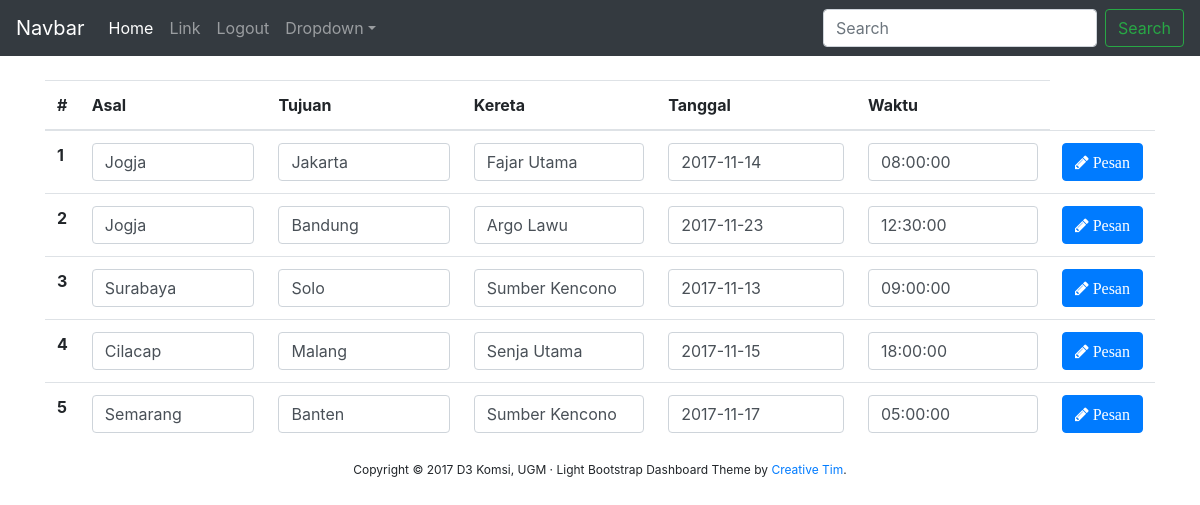
Screenshot of /index.php/spk/jadwal with the database file from the repository.
### tables this page shows
CREATE TABLE `jadwal` (
  `id_jdw` int(3) NOT NULL,
  `asal` varchar(50) NOT NULL,
  `tujuan` varchar(50) NOT NULL,
  `kereta` varchar(50) NOT NULL,
  `tanggal` date NOT NULL,
  `waktu` time NOT NULL
);

### application/controllers/spk.php (called while the page is built, shortened)
<?php
class spk extends CI_Controller {
	function __construct (){
		$this->load->model('m_spk');
		$this->load->model('m_user');
		$this->load->helper('url_helper');
		$this->load->library('ciqrcode');
	}
	public function jadwal(){
		$data['jadwal'] = $this->m_spk->getJadwal();
		$this->load->view('components/header');
		$this->load->view('spk/jadwal',$data);
		$this->load->view('components/footer');
	}
}
?>

### index.php (called while the page is built, shortened)
<?php
require_once BASEPATH.'core/CodeIgniter.php';

### application/models/m_spk.php (called while the page is built, shortened)
<?php
class m_spk extends CI_Model {
	protected $table2 = 'jadwal';
   function getJadwal(){
   		return $this->db->get($this->table2);
   }
}
?>

### application/views/spk/jadwal.php (the view)
<table class="table table-hover">
  <thead>
    <tr>
      <th scope="col">#</th>
      <th scope="col">Asal</th>
      <th scope="col">Tujuan</th>
      <th scope="col">Kereta</th>
      <th scope="col">Tanggal</th>
      <th scope="col">Waktu</th>
    </tr>
  </thead>
  <tbody>
    <?php foreach ($jadwal->result() as $baris) { ?>
    <form action="<?php echo base_url('index.php/spk/pesan') ?>" method="post" style="border:none;">
    <tr>
      <th scope="row"> <?php echo $baris->id_jdw; ?></th>
      <td>
        <input type="text" class="form-control" name="asal" value="<?php echo $baris->asal; ?>"  enabled>
      </td>
      <td>
        <input type="text" class="form-control" name="tujuan" value="<?php echo $baris->tujuan; ?>"  enabled>
      </td>
      <td>
        <input type="text" class="form-control" name="kereta" value="<?php echo $baris->kereta; ?>"  enabled>
      </td>
      <td>
        <input type="text" class="form-control" name="tanggal" value="<?php echo $baris->tanggal; ?>"  enabled>
      </td>
      <td>
        <input type="text" class="form-control" name="waktu" value="<?php echo $baris->waktu; ?>"  enabled>
      </td>
      <td>
        <button type="submit" class="btn btn-primary">
         <i class="fa fa-pencil" aria-hidden="true">  Pesan</i>
       </button>
     </td>
    </tr>
     </form>
    <?php } ?>
  </tbody>
</table>

### application/views/components/header.php (shortened to what this page needs)
<!doctype html>
<html lang="en">
  <head>
    <link rel="stylesheet" href="https://maxcdn.bootstrapcdn.com/bootstrap/4.0.0-beta.2/css/bootstrap.min.css">
    <link href="http://maxcdn.bootstrapcdn.com/font-awesome/4.2.0/css/font-awesome.min.css" rel="stylesheet">
    <link href="<?php echo base_url()."assets/";?>css/jumbotron.css" rel="stylesheet"/>
  </head>
  <body>
    <nav class="navbar navbar-expand-md navbar-dark fixed-top bg-dark">
      <a class="navbar-brand" href="#">Navbar</a>
      <div class="collapse navbar-collapse" id="navbarsExampleDefault">
        <ul class="navbar-nav mr-auto">
          <li class="nav-item active">
            <a class="nav-link" href="./">Home <span class="sr-only">(current)</span></a>
          </li>
          <li class="nav-item">
            <a class="nav-link" href="#">Link</a>
          </li>
          <li class="nav-item">
            <a class="nav-link" href="<?php echo base_url('index.php/user/logout'); ?>">Logout</a>
          </li>
          <li class="nav-item dropdown">
            <a class="nav-link dropdown-toggle" href="http://example.com" id="dropdown01" data-toggle="dropdown" aria-haspopup="true" aria-expanded="false">Dropdown</a>
          </li>
        </ul>
        <form class="form-inline my-2 my-lg-0">
          <input class="form-control mr-sm-2" type="text" placeholder="Search" aria-label="Search">
          <button class="btn btn-outline-success my-2 my-sm-0" type="submit">Search</button>
        </form>
      </div>
    </nav>
   <main role="main">
    <div class="container">
      <br>

### application/views/components/footer.php (shortened to what this page needs)
</div>
</main>
<footer class="footer">
	<div class="container-fluid">
		<p class="copyright text-center" style="font-size: 12px;">
			Copyright &copy; <?php echo Date("Y"); ?> D3 Komsi, UGM &middot; Light Bootstrap Dashboard Theme by <a href="https://www.creative-tim.com/product/light-bootstrap-dashboard" target="_blank">Creative Tim</a>.
		</p>
	</div>
</footer>
  </body>
</html>

### assets/css/jumbotron.css (style rules this page uses)
body { padding-top: 3.5rem; }

### rows the page displays
jadwal: id_jdw "1", asal "Jogja", tujuan "Jakarta", kereta "Fajar Utama", tanggal "2017-11-14", waktu "08:00:00"
jadwal: id_jdw "2", asal "Jogja", tujuan "Bandung", kereta "Argo Lawu", tanggal "2017-11-23", waktu "12:30:00"
jadwal: id_jdw "3", asal "Surabaya", tujuan "Solo", kereta "Sumber Kencono", tanggal "2017-11-13", waktu "09:00:00"
jadwal: id_jdw "4", asal "Cilacap", tujuan "Malang", kereta "Senja Utama", tanggal "2017-11-15", waktu "18:00:00"
jadwal: id_jdw "5", asal "Semarang", tujuan "Banten", kereta "Sumber Kencono", tanggal "2017-11-17", waktu "05:00:00"

### other values shown
Date("Y") "2017"
